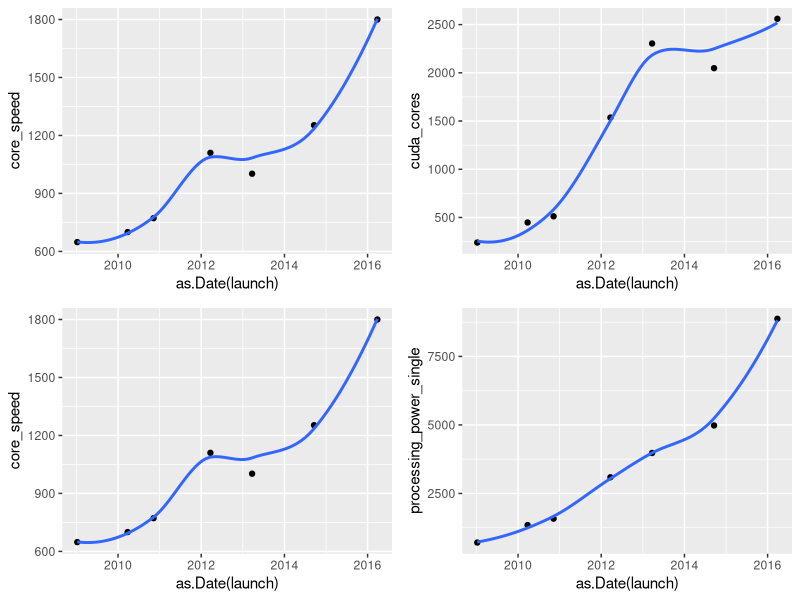
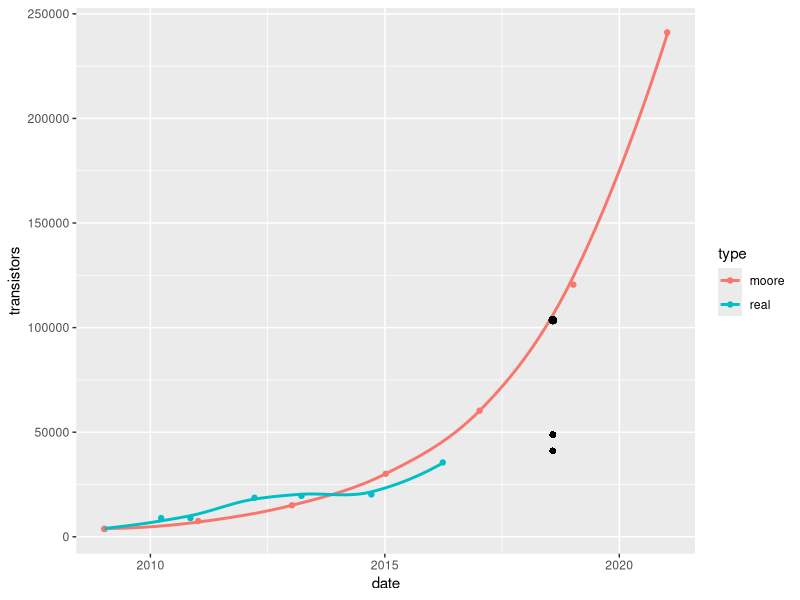
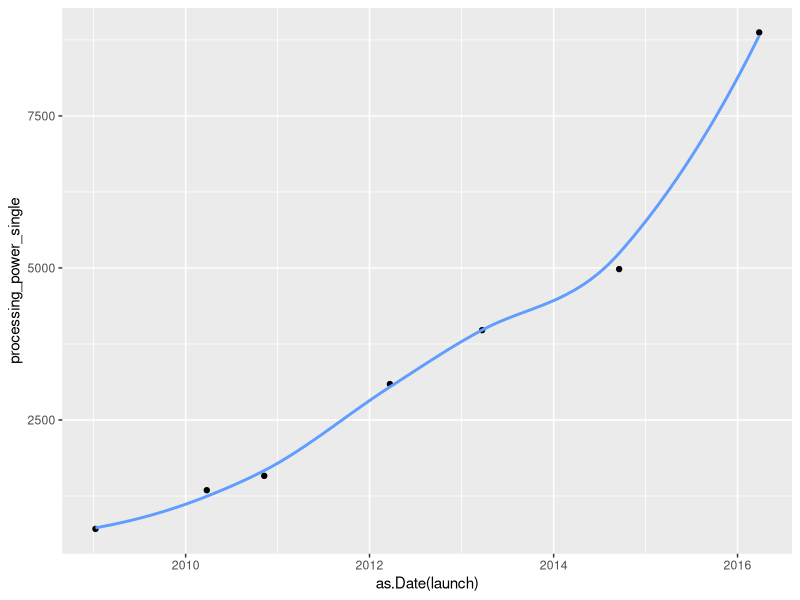
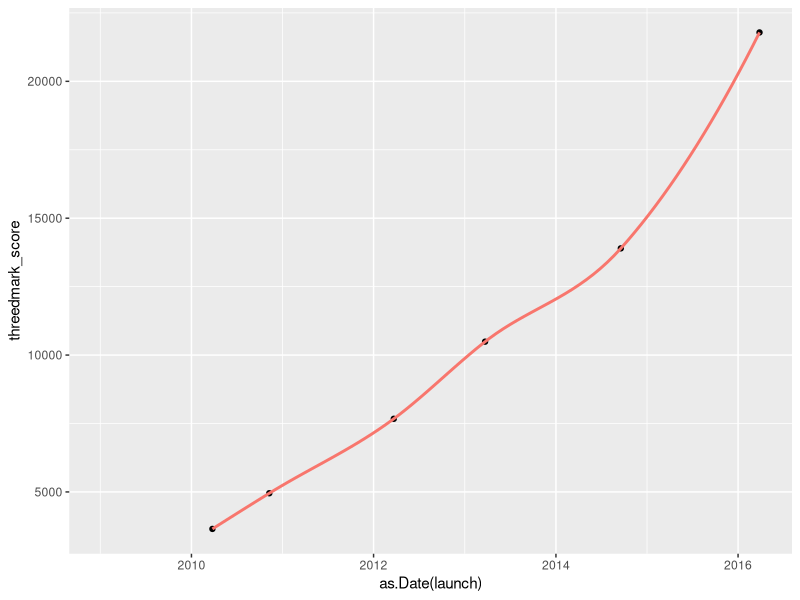
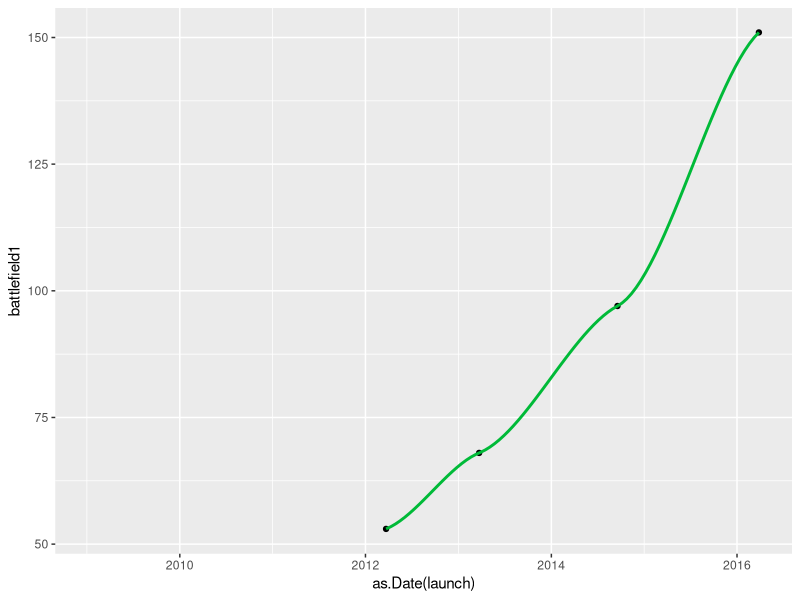
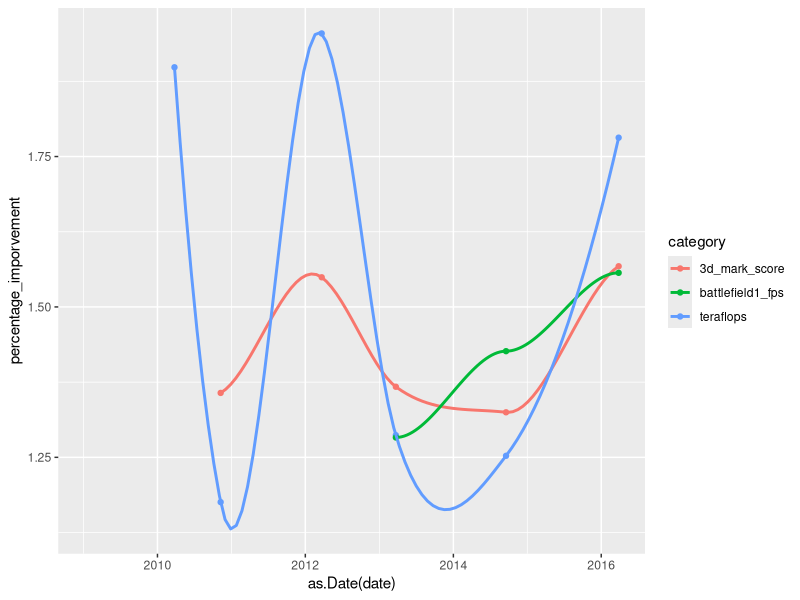

Recreate these plots in R, in order.
## ---- chunk 1
Sys.setenv(LANG = "en")
#Read in the data
xx80 <- read.csv("xx80.csv", sep = ";")
xx80
#Note that the only metrics we see grow linearly are transistor density, cuda core count, core speed, and processing power
#For cards with boost capabilities, we only consider the highest speeds, as performance benchmarks always bring out these speeds in the cards

#Play with linear model
library(ggplot2)
m1 <- lm(xx80$core_speed ~ as.Date(xx80$launch))
summary(m1)

#Plotting different variables that have positive correlation with performance
library(gridExtra)
p1 <- ggplot(xx80, aes(x = as.Date(launch), y = core_speed)) + geom_point() + geom_smooth(se=FALSE)
p2 <- ggplot(xx80, aes(x = as.Date(launch), y = cuda_cores)) + geom_point() + geom_smooth(se=FALSE)
p3 <- ggplot(xx80, aes(x = as.Date(launch), y = core_speed)) + geom_point() + geom_smooth(se=FALSE)
p4 <- ggplot(xx80, aes(x = as.Date(launch), y = processing_power_single)) + geom_point() + geom_smooth(se=FALSE)

grid.arrange(p1,p2,p3,p4, ncol =2, nrow =2)

transistor_density <- xx80$transistors_millions/xx80$die_size
transistor_density
#million transistors per square mm

#Moore's law predicts that the number of transistors per square inch doubles each year

#1 square mm = 0.00155 square inch
scaled_transistor_density <- xx80$transistors_millions*1000000/xx80$die_size*0.00155
scaled_transistor_density
#this is in number of transistors per square inch

#moore's predicted transistor density
moore_predicted_scaled_transistory_density <- rep(scaled_transistor_density[1], 7) * c(1,2,4,8,16,32,64)
moore_predicted_scaled_transistory_density

moore_dates <- c("2009-01-08", "2011-01-08", "2013-01-08", "2015-01-08", "2017-01-08", "2019-01-08", "2021-01-08")

transistor_df <- data.frame("date" = c(as.Date(xx80$launch), as.Date(moore_dates)), "transistors" = c(scaled_transistor_density, moore_predicted_scaled_transistory_density), "type" = c(rep("real", 7), rep("moore", 7))) 
transistor_df

nvidia_transistors <- data.frame("date" = as.Date(xx80$launch), "transistors" = scaled_transistor_density)
moore_transistors <- data.frame("date" = as.Date(moore_dates), "transistors" = moore_predicted_scaled_transistory_density)

nvidia_transistor_model <- lm(sqrt(transistors) ~ date, data = nvidia_transistors)
summary(nvidia_transistor_model)

nvidia_transistor_model2 <- lm(transistors ~ date, data = nvidia_transistors)
summary(nvidia_transistor_model2)

moore_transistor_model <- lm(log(transistors) ~ date, data = moore_transistors)
summary(moore_transistor_model)

library(car)
powerTransform(nvidia_transistors[,2])

#predicted performance boost by transistor density through nvidia linear model
predict(nvidia_transistor_model2, newdata = data.frame("date" = as.Date("2018-08-01")), type = "response")/nvidia_transistors[7,2]

#predicted performance boost by transistor density through nvidia transformed model
predict(nvidia_transistor_model, newdata = data.frame("date" = as.Date("2018-08-01")), type = "response")^2/nvidia_transistors[7,2]

#predicted performance boost by transistor density through moore's law
#starting point for moore's law is gtx 280
exp(predict(moore_transistor_model, newdata = data.frame("date" = as.Date("2018-08-01")), type = "response"))/nvidia_transistors[7,2]

ggplot(transistor_df, aes(x = date, y = transistors, color = type)) + geom_point() + geom_smooth(se=FALSE) + geom_point(aes(x=as.Date("2018-08-01"), y=predict(nvidia_transistor_model, newdata = data.frame("date" = as.Date("2018-08-01")), type = "response")^2), shape = 16, color = "black", size = 2) + geom_point(aes(x=as.Date("2018-08-01"), y=predict(nvidia_transistor_model2, newdata = data.frame("date" = as.Date("2018-08-01")), type = "response")), shape = 16, color = "black", size = 2) + geom_point(aes(x=as.Date("2018-08-01"), y=exp(predict(moore_transistor_model, newdata = data.frame("date" = as.Date("2018-08-01")), type = "response"))), color = "black", size = 2)


## ---- chunk 2
#3DMark Graphics scores pulled from 3dmark site
xx80$threedmark_score <- c(NA, 3649, 4952, 7672, 10490, 13898, 21787)

#Battlefield1 scores pulled from techspot site
xx80$battlefield1 <- c(NA, NA, NA, 53 , 68 , 97 , 151)

bench <- data.frame("card" = rep(c(280, 480, 580, 680, 780, 980, 1080),3), "score" = c(xx80$processing_power_single, xx80$threedmark_score, xx80$battlefield1), "category" = c(rep("teraflops", 7), rep("3d_mark_score", 7), rep("battlefield1_fps", 7)), "date" = rep(xx80$launch, 3))

threedmark_data <- data.frame("date" = as.Date(xx80$launch), "score" = xx80$threedmark_score)
tflop_data <- data.frame("date" = as.Date(xx80$launch), "score" = xx80$processing_power_single)

threedmark_model <- lm(score ~ date, threedmark_data)
summary(threedmark_model)

tflop_model <- lm(score ~ date, tflop_data)
summary(tflop_model)

powerTransform(tflop_data[,2])

tflop_model2 <- lm(sqrt(score) ~ date, tflop_data)
summary(tflop_model2)

predict(tflop_model, newdata = data.frame("date" = as.Date("2018-08-01")), type = "response")

predict(tflop_model2, newdata = data.frame("date" = as.Date("2018-08-01")), type = "response")^2

ggplot(xx80, aes(x = as.Date(launch), y = processing_power_single)) + geom_point() + geom_smooth(se=FALSE, color = "#619CFF")
ggplot(xx80, aes(x = as.Date(launch), y = threedmark_score)) + geom_point() + geom_smooth(se=FALSE, color = "#F8766D")
ggplot(xx80, aes(x = as.Date(launch), y = battlefield1)) + geom_point() + geom_smooth(se=FALSE, color = "#00BA38")

#Looking at percentage increase
xx80$threedmark_percentage <- xx80$threedmark_score/c(1, xx80$threedmark_score[1:6])
xx80$processing_power_single_percentage <- xx80$processing_power_single/c(NA, xx80$processing_power_single[1:6])
xx80$battlefield1_percentage <- xx80$battlefield1/c(1, xx80$battlefield1[1:6])

bench_percentage <- data.frame("card" = rep(c(280, 480, 580, 680, 780, 980, 1080),3), "percentage_imporvement" = c(xx80$processing_power_single_percentage, xx80$threedmark_percentage, xx80$battlefield1_percentage), "category" = c(rep("teraflops", 7), rep("3d_mark_score", 7), rep("battlefield1_fps", 7)), "date" = rep(xx80$launch, 3))

ggplot(bench_percentage, aes(x = as.Date(date), y = percentage_imporvement, color = category)) + geom_point() + geom_smooth(se=FALSE)

as.Date(as.character(xx80$launch[2:7])) - as.Date(as.character(xx80$launch[1:6]))
mean(as.Date(as.character(xx80$launch[2:7])) - as.Date(as.character(xx80$launch[1:6])))
as.Date(as.character(xx80$launch[7])) - as.Date(as.character("2018-07-05"))
830/440
## ---- chunk 3
xx80$processing_power_single_percentage
mean(xx80$processing_power_single_percentage[c(2,4,7)])
xx80$processing_power_single[7] * mean(xx80$processing_power_single_percentage[c(2,4,7)])
## ---- chunk 4
#Have already added in Battlefield 1 benchmarks at 1080p
xx80$battlefield1

